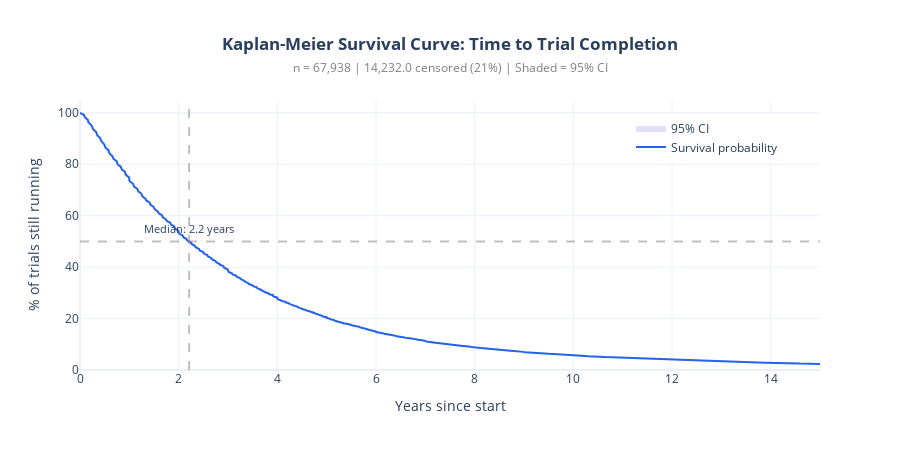

Notebook code cell kept with this figure:
### Code cell
# ============================================================
# 2.2 Kaplan-Meier survival curve (overall) with 95% CI
# ============================================================

# Get survival function and confidence intervals
sf = kmf.survival_function_
ci = kmf.confidence_interval_survival_function_

# Convert to years for interpretability
sf_years = sf.copy()
sf_years.index = sf_years.index / 365.25

ci_years = ci.copy()
ci_years.index = ci_years.index / 365.25

# Create plot
fig_km = go.Figure()

# Add confidence interval band (first, so it's behind the line)
fig_km.add_trace(go.Scatter(
    x=list(ci_years.index) + list(ci_years.index[::-1]),
    y=list(ci_years.iloc[:, 1] * 100) + list(ci_years.iloc[:, 0][::-1] * 100),
    fill='toself',
    fillcolor='rgba(99, 102, 241, 0.2)',
    line=dict(color='rgba(255,255,255,0)'),
    hoverinfo='skip',
    showlegend=True,
    name='95% CI',
))

# Add main survival line
fig_km.add_trace(go.Scatter(
    x=sf_years.index,
    y=sf_years['All Trials'] * 100,
    mode='lines',
    name='Survival probability',
    line=dict(color=DEFAULT_COLORS[0], width=2),
    hovertemplate='Year: %{x:.1f}<br>Still running: %{y:.1f}%<extra></extra>',
))

# Add median line
if not np.isinf(km_median_years):
    fig_km.add_hline(y=50, line_dash='dash', line_color='gray', opacity=0.5)
    fig_km.add_vline(x=km_median_years, line_dash='dash', line_color='gray', opacity=0.5)
    fig_km.add_annotation(
        x=km_median_years, y=55,
        text=f'Median: {km_median_years:.1f} years',
        showarrow=False, font=dict(size=11)
    )

fig_km.update_layout(
    title=dict(
        text='<b>Kaplan-Meier Survival Curve: Time to Trial Completion</b><br>'
             f'<span style="font-size:12px;color:gray">n = {n_surv:,} | {n_censored:,} censored ({pct_censored:.0f}%) | Shaded = 95% CI</span>',
        x=0.5, xanchor='center'
    ),
    xaxis=dict(title='Years since start', range=[0, min(15, sf_years.index.max())]),
    yaxis=dict(title='% of trials still running', range=[0, 105]),
    template='plotly_white',
    height=450,
    legend=dict(x=0.95, y=0.95, xanchor='right'),
)

fig_km.show()

display(Markdown("""
*The shaded band shows the 95% confidence interval (Greenwood's formula). The CI is narrow because of the large sample size.*
"""))

### Figure 1 — Plotly figure (JSON) as saved in the notebook; plotly's stock layout.template omitted (floating-point values rounded to 4 significant figures; data arrays with more than 128 entries replaced by an {"elided": "..."} marker saying what was removed)
{"data": [{"fill": "toself", "fillcolor": "rgba(99, 102, 241, 0.2)", "hoverinfo": "skip", "line": {"color": "rgba(255,255,255,0)"}, "name": "95% CI", "showlegend": true, "type": "scatter", "x": {"elided": "10960 float values"}, "y": {"elided": "10960 float values"}}, {"hovertemplate": "Year: %{x:.1f}<br>Still running: %{y:.1f}%<extra></extra>", "line": {"color": "#2563eb", "width": 2}, "mode": "lines", "name": "Survival probability", "type": "scatter", "x": {"elided": "5480 float values"}, "y": {"elided": "5480 float values"}}], "layout": {"annotations": [{"font": {"size": 11}, "showarrow": false, "text": "Median: 2.2 years", "x": 2.212, "y": 55}], "height": 450, "legend": {"x": 0.95, "xanchor": "right", "y": 0.95}, "shapes": [{"line": {"color": "gray", "dash": "dash"}, "opacity": 0.5, "type": "line", "x0": 0, "x1": 1, "xref": "x domain", "y0": 50, "y1": 50, "yref": "y"}, {"line": {"color": "gray", "dash": "dash"}, "opacity": 0.5, "type": "line", "x0": 2.212, "x1": 2.212, "xref": "x", "y0": 0, "y1": 1, "yref": "y domain"}], "title": {"text": "<b>Kaplan-Meier Survival Curve: Time to Trial Completion</b><br><span style=\"font-size:12px;color:gray\">n = 67,938 | 14,232.0 censored (21%) | Shaded = 95% CI</span>", "x": 0.5, "xanchor": "center"}, "xaxis": {"range": [0, 15], "title": {"text": "Years since start"}}, "yaxis": {"range": [0, 105], "title": {"text": "% of trials still running"}}}}
